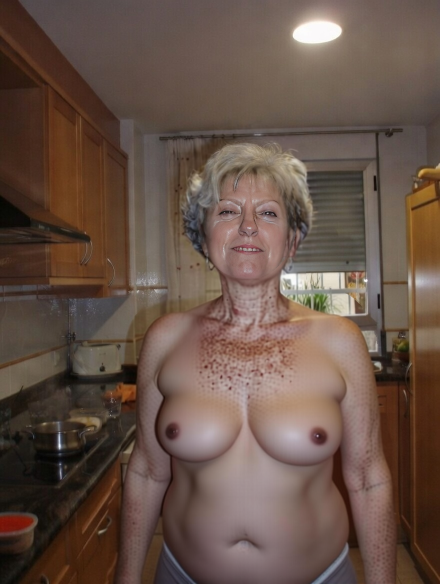
#> input picture img_editor/edit_1782516478.png, 880 x 1168 px, given in place of edit_1790280808.png, which was not available (shown at 1/2 size)
$ python reconstruct_profile_source.py
#> lines starting #> are read from the running program, lines starting #| are printed output that depends on the picture; after the words box and inside, x2 and y2 are one past the last pixel; in counts of white or black regions, pixels touching at a corner belong together; long printed decimals are rounded; pictures that were not available may be replaced by others from this repository, and a replacement may not be noted
"""Recover the original full frame from a saved crop and unchanged exterior."""
from pathlib import Path
import cv2
import numpy as np
from PIL import Image

ROOT = Path(__file__).resolve().parents[1]
CASES = [
    ("profile", 1790280808, 1790280681, 213, 387),
    ("first", 1790275633, 1790275495, 333, 363),
]

for name, output_stamp, crop_stamp, w, h in CASES:
    final = np.asarray(Image.open(ROOT / "img_editor" / f"edit_{output_stamp}.png").convert("RGB"))
#> final is the input picture: shape (1168, 880, 3); mean R, G, B 103, 82.4, 71.7
    crop = np.asarray(Image.open(ROOT / "ui/tob/ComfyUI/input" / f"fast_{crop_stamp}.png").convert("RGB"))
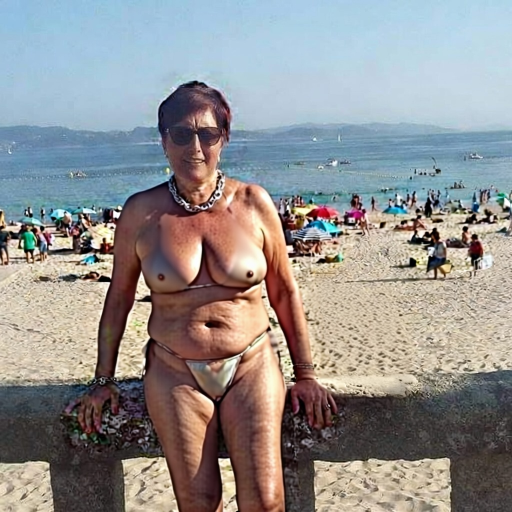
#> input picture img_editor/edit_1782517923.png, 1024 x 1024 px, given in place of fast_1790280681.png, which was not available (shown at 1/2 size)
#> crop is the input picture: shape (1024, 1024, 3); mean R, G, B 146.1, 144.7, 144.2
    small = cv2.resize(crop, (w, h), interpolation=cv2.INTER_AREA)
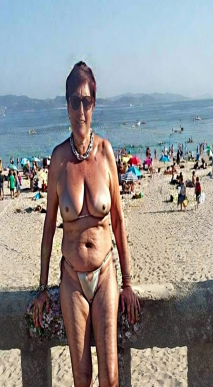
#> small: shape (387, 213, 3); mean R, G, B 146.1, 144.7, 144.2
    sift = cv2.SIFT_create()
    kp1, des1 = sift.detectAndCompute(cv2.cvtColor(small, cv2.COLOR_RGB2GRAY), None)
#> kp1 = 643 keypoints; strongest (x, y, size): (48, 162, 2.4), (93, 349, 3.7), (40, 186, 2.6), (193, 173, 1.9)
    kp2, des2 = sift.detectAndCompute(cv2.cvtColor(final, cv2.COLOR_RGB2GRAY), None)
#> kp2 = 1094 keypoints; strongest (x, y, size): (536, 426, 1.9), (119, 893, 6.4), (633, 64, 51.9), (731, 561, 4.7)
    matches = cv2.BFMatcher().knnMatch(des1, des2, k=2)
#> matches = 643 matches
    good = [m for m, n in matches if m.distance < .72 * n.distance]
#> good = 6 matches
    pts1 = np.float32([kp1[m.queryIdx].pt for m in good])
#> pts1 = [[43.2, 215.2], [44.7, 199.5], [88.63, 65.03], [96.87, 96.33], [130.9, 271.4], [158.4, 297.3]]
    pts2 = np.float32([kp2[m.trainIdx].pt for m in good])
#> pts2 = [[607.7, 577.1], [59.98, 1057.8], [612.8, 368.6], [665.8, 589.7], [695.1, 610], [674.4, 76.52]]
    affine, inliers = cv2.estimateAffinePartial2D(pts1, pts2, method=cv2.RANSAC, ransacReprojThreshold=3)
#> affine = [[0.143, 0.139, 638.5], [-0.139, 0.143, 589.4]]; inliers = [0, 0, 0, 1, 1, 0]
    if affine is None:
        raise RuntimeError(f"No crop alignment for {name}")
    x, y = [int(round(v)) for v in affine[:, 2]]
#> x = 638; y = 589
    if abs(x) <= 2:
        x = max(0, x)
    if abs(y) <= 2:
        y = max(0, y)
    print(f"{name}: sift_matches={len(good)} inliers={int(inliers.sum())} affine={affine.tolist()}")
#| profile: sift_matches=6 inliers=2 affine=[[0.143, 0.1395, 638.493], [-0.1395, 0.143, 589.432]]
    if not (0 <= x <= final.shape[1]-w and 0 <= y <= final.shape[0]-h):
        raise RuntimeError(f"Crop box out of frame for {name}")
    recovered = final.copy()
    recovered[y:y+h, x:x+w] = small
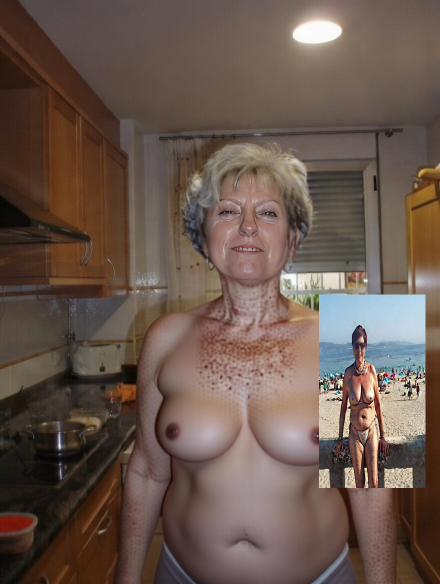
#> recovered: shape (1168, 880, 3) (shown at 1/2 size); 8.02% of pixels changed, all inside (x1, y1, x2, y2) = (638, 589, 851, 976)
    print(f"{name}: box={(x, y, x+w, y+h)}")
#| profile: box=(638, 589, 851, 976)
#> (the run stopped early here; a loop or call above may not have finished)
